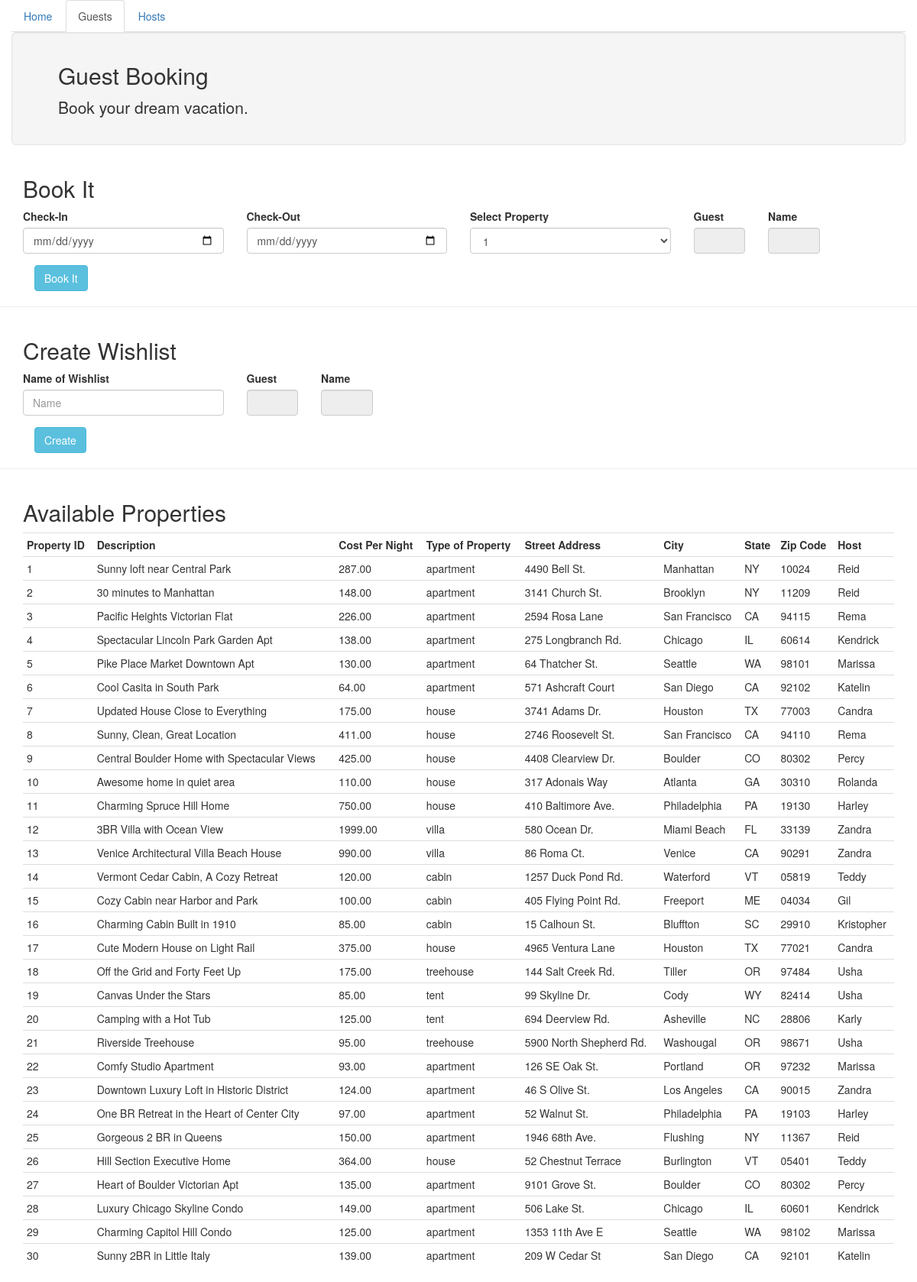
The page /book_it.php on the database its author committed.
### tables this page shows
CREATE TABLE `properties`(
	prop_id INT NOT NULL AUTO_INCREMENT,
	type_id INT,
	st_address VARCHAR(255) NOT NULL,
	city VARCHAR(255) NOT NULL,
	state VARCHAR(255) NOT NULL,
	zip VARCHAR(10) NOT NULL,
	daily_cost DECIMAL(7,2),
	description TEXT,
	host_id INT,
	PRIMARY KEY (prop_id),
	FOREIGN KEY (host_id) REFERENCES hosts (host_id),
	FOREIGN KEY (type_id) REFERENCES property_type (type_id),
	UNIQUE KEY (st_address, city, state, zip, daily_cost)
);

CREATE TABLE `property_type`(
	type_id INT NOT NULL AUTO_INCREMENT,
	name VARCHAR(255) NOT NULL,
	PRIMARY KEY (type_id),
	UNIQUE KEY (name)
);

CREATE TABLE `hosts`(
	host_id INT NOT NULL AUTO_INCREMENT,
	fname VARCHAR(255) NOT NULL,
	lname VARCHAR(255) NOT NULL,
	email VARCHAR(255) NOT NULL,
	PRIMARY KEY (host_id),
	UNIQUE KEY (fname, lname, email)
);

### book_it.php (the view, shortened to what this page needs)
<?php
$mysqli = new mysqli("oniddb.cws.oregonstate.edu", "depreyj-db", "hed5gVlymx3PJKO7", "depreyj-db");
if(!($stmt = $mysqli->prepare("INSERT INTO guests(fname, lname, email) VALUES (?, ?, ?)"))){
    echo "Prepare failed: "  . $stmt->errno . " " . $stmt->error;
}
?>
<!DOCTYPE html>
<html lang="en">
<head>
  <link rel="stylesheet" href="https://maxcdn.bootstrapcdn.com/bootstrap/3.3.7/css/bootstrap.min.css">
</head>
<div class="container-fluid">
    <div class="row">
        <div class="col-md-12">
            <ul class="nav nav-tabs">
                <li>
                    <a href="index.php">Home</a>
                </li>
                <li class="active">
                    <a href="guest.php">Guests</a>
                </li>
                <li>
                    <a href="host.php">Hosts</a>
                </li>
                    </ul>
            <div class="jumbotron well">
                <h2>
                    Guest Booking
                </h2>
                <p>
                    Book your dream vacation.
                </p>
            </div><span class="label label-default"></span>
        </div>
    </div>
</div>
<div class="container">
  <h2>Book It</h2>
  <form action="booked.php" method="post" role="form" class="form-horizontal">
    <div class="form-group">
      <div class="col-sm-3"><label>Check-In</label><input type="date" id="beg_date" name="beg_date" class="form-control"></div>
      <div class="col-sm-3"><label>Check-Out</label><input type="date" id="end_date" name="end_date" class="form-control"></div>
      <div class="col-sm-3"><label>Select Property</label>
      <select id="prop_id" name="prop_id" class="form-control">
          <?php
          if(!($stmt = $mysqli->prepare("SELECT prop_id
                                         FROM properties
                                         ORDER BY prop_id"))){
            echo "Prepare failed: "  . $stmt->errno . " " . $stmt->error;
          }
          if(!$stmt->execute()){
            echo "Execute failed: "  . $mysqli->connect_errno . " " . $mysqli->connect_error;
          }
          if(!$stmt->bind_result($prop_id)){
            echo "Bind failed: "  . $mysqli->connect_errno . " " . $mysqli->connect_error;
          }
          while($stmt->fetch()){
           echo '<option value=" '. $prop_id . ' "> ' . $prop_id . '</option>\n';
          }
          ?>
          </select>
        </div>
        <div class="col-sm-1"><label>Guest</label><input type="text" readonly="readonly" id="first_name" name="first_name" class="form-control" value=<?php echo $_POST['first_name']; ?> ></div>
        <div class="col-sm-1"><label>Name</label><input type="text" readonly="readonly" id="last_name" name="last_name" class="form-control" value=<?php echo $_POST['last_name']; ?> ></div>
    </div>
      <div class="col-sm-3">
        <button type="submit" class="btn btn-info pull-left">Book It</button>
      </div>
    </div>
  <hr>
<div class="container">
  <h2>Create Wishlist</h2>
  <form action="wishlist.php" method="post" role="form" class="form-horizontal">
    <div class="form-group">
        <div class="col-sm-3"><label>Name of Wishlist</label><input type="text" id="listname" name="listname" class="form-control" placeholder="Name"></div>
        <div class="col-sm-1"><label>Guest</label><input type="text" readonly="readonly" id="first_name" name="first_name" class="form-control" value=<?php echo $_POST['first_name']; ?> ></div>
        <div class="col-sm-1"><label>Name</label><input type="text" readonly="readonly" id="last_name" name="last_name" class="form-control" value=<?php echo $_POST['last_name']; ?> ></div>
    </div>
      <div class="col-sm-3">
        <button type="submit" class="btn btn-info pull-left">Create</button>
      </div>
    </div>
  <hr>
<div class="container">
    <h2>Available Properties</h2>
    <div class="table-responsive">
    <table class="table table-condensed">
        <tr>
            <th>Property ID</th>
            <th>Description</th>
            <th>Cost Per Night</th>
            <th>Type of Property</th>
            <th>Street Address</th>
            <th>City</th>
            <th>State</th>
            <th>Zip Code</th>
            <th>Host</th>
        </tr>
<?php
if(!($query = $mysqli->prepare("SELECT prop_id, description, daily_cost, pt.name AS type, st_address AS address, city, state, zip, h.fname AS host
    FROM properties p
    INNER JOIN property_type pt ON p.type_id= pt.type_id
    INNER JOIN hosts h ON p.host_id = h.host_id
    ORDER BY prop_id;"))){
    echo "Prepare failed: " . $mysqli->connect_errno . " " . $mysqli->connect_error;
}
if(!($query->execute())){
    echo "Execute failed: " . $mysqli->connect_errno . " " . $mysqli->connect_error;
}
if(!($query->bind_result($prop_id, $description, $daily_cost, $type, $address, $city, $state, $zip, $host))){
    "Bind failed: " . $mysqli->connect_errno . " " . $mysqli->connect_error;
}
while ($query->fetch()){
    echo "<tr>\n<td>" . $prop_id . "\n</td>\n<td>" . $description . "\n</td>\n<td>" . $daily_cost . "\n</td>\n<td>" . $type . "\n</td>\n<td>" . $address . "\n</td>\n<td>" . $city . "\n</td>\n<td>" . $state . "\n</td>\n<td>" . $zip . "\n</td>\n<td>" . $host . "\n</td>\n</tr>";
}
?>
    </table>
    </div>
</div>
</html>

### rows shown on the page
properties: prop_id "1", description "Sunny loft near Central Park", daily_cost "287.00", type.name "apartment", st_address "4490 Bell St.", city "Manhattan", state "NY", zip "10024", host.fname "Reid"
properties: prop_id "2", description "30 minutes to Manhattan", daily_cost "148.00", type.name "apartment", st_address "3141 Church St.", city "Brooklyn", state "NY", zip "11209", host.fname "Reid"
properties: prop_id "3", description "Pacific Heights Victorian Flat", daily_cost "226.00", type.name "apartment", st_address "2594 Rosa Lane", city "San Francisco", state "CA", zip "94115", host.fname "Rema"
properties: prop_id "4", description "Spectacular Lincoln Park Garden Apt", daily_cost "138.00", type.name "apartment", st_address "275 Longbranch Rd.", city "Chicago", state "IL", zip "60614", host.fname "Kendrick"
properties: prop_id "5", description "Pike Place Market Downtown Apt", daily_cost "130.00", type.name "apartment", st_address "64 Thatcher St.", city "Seattle", state "WA", zip "98101", host.fname "Marissa"
properties: prop_id "6", description "Cool Casita in South Park", daily_cost "64.00", type.name "apartment", st_address "571 Ashcraft Court", city "San Diego", state "CA", zip "92102", host.fname "Katelin"
properties: prop_id "7", description "Updated House Close to Everything", daily_cost "175.00", type.name "house", st_address "3741 Adams Dr.", city "Houston", state "TX", zip "77003", host.fname "Candra"
properties: prop_id "8", description "Sunny, Clean, Great Location", daily_cost "411.00", type.name "house", st_address "2746 Roosevelt St.", city "San Francisco", state "CA", zip "94110", host.fname "Rema"
properties: prop_id "9", description "Central Boulder Home with Spectacular Views", daily_cost "425.00", type.name "house", st_address "4408 Clearview Dr.", city "Boulder", state "CO", zip "80302", host.fname "Percy"
properties: prop_id "10", description "Awesome home in quiet area", daily_cost "110.00", type.name "house", st_address "317 Adonais Way", city "Atlanta", state "GA", zip "30310", host.fname "Rolanda"
properties: prop_id "11", description "Charming Spruce Hill Home", daily_cost "750.00", type.name "house", st_address "410 Baltimore Ave.", city "Philadelphia", state "PA", zip "19130", host.fname "Harley"
properties: prop_id "12", description "3BR Villa with Ocean View", daily_cost "1999.00", type.name "villa", st_address "580 Ocean Dr.", city "Miami Beach", state "FL", zip "33139", host.fname "Zandra"
properties: prop_id "13", description "Venice Architectural Villa Beach House", daily_cost "990.00", type.name "villa", st_address "86 Roma Ct.", city "Venice", state "CA", zip "90291", host.fname "Zandra"
properties: prop_id "14", description "Vermont Cedar Cabin, A Cozy Retreat", daily_cost "120.00", type.name "cabin", st_address "1257 Duck Pond Rd.", city "Waterford", state "VT", zip "05819", host.fname "Teddy"
properties: prop_id "15", description "Cozy Cabin near Harbor and Park", daily_cost "100.00", type.name "cabin", st_address "405 Flying Point Rd.", city "Freeport", state "ME", zip "04034", host.fname "Gil"
properties: prop_id "16", description "Charming Cabin Built in 1910", daily_cost "85.00", type.name "cabin", st_address "15 Calhoun St.", city "Bluffton", state "SC", zip "29910", host.fname "Kristopher"
properties: prop_id "17", description "Cute Modern House on Light Rail", daily_cost "375.00", type.name "house", st_address "4965 Ventura Lane", city "Houston", state "TX", zip "77021", host.fname "Candra"
properties: prop_id "18", description "Off the Grid and Forty Feet Up", daily_cost "175.00", type.name "treehouse", st_address "144 Salt Creek Rd.", city "Tiller", state "OR", zip "97484", host.fname "Usha"
properties: prop_id "19", description "Canvas Under the Stars", daily_cost "85.00", type.name "tent", st_address "99 Skyline Dr.", city "Cody", state "WY", zip "82414", host.fname "Usha"
properties: prop_id "20", description "Camping with a Hot Tub", daily_cost "125.00", type.name "tent", st_address "694 Deerview Rd.", city "Asheville", state "NC", zip "28806", host.fname "Karly"
properties: prop_id "21", description "Riverside Treehouse", daily_cost "95.00", type.name "treehouse", st_address "5900 North Shepherd Rd.", city "Washougal", state "OR", zip "98671", host.fname "Usha"
properties: prop_id "22", description "Comfy Studio Apartment", daily_cost "93.00", type.name "apartment", st_address "126 SE Oak St.", city "Portland", state "OR", zip "97232", host.fname "Marissa"
properties: prop_id "23", description "Downtown Luxury Loft in Historic District", daily_cost "124.00", type.name "apartment", st_address "46 S Olive St.", city "Los Angeles", state "CA", zip "90015", host.fname "Zandra"
properties: prop_id "24", description "One BR Retreat in the Heart of Center City", daily_cost "97.00", type.name "apartment", st_address "52 Walnut St.", city "Philadelphia", state "PA", zip "19103", host.fname "Harley"
properties: prop_id "25", description "Gorgeous 2 BR in Queens", daily_cost "150.00", type.name "apartment", st_address "1946 68th Ave.", city "Flushing", state "NY", zip "11367", host.fname "Reid"
properties: prop_id "26", description "Hill Section Executive Home", daily_cost "364.00", type.name "house", st_address "52 Chestnut Terrace", city "Burlington", state "VT", zip "05401", host.fname "Teddy"
properties: prop_id "27", description "Heart of Boulder Victorian Apt", daily_cost "135.00", type.name "apartment", st_address "9101 Grove St.", city "Boulder", state "CO", zip "80302", host.fname "Percy"
properties: prop_id "28", description "Luxury Chicago Skyline Condo", daily_cost "149.00", type.name "apartment", st_address "506 Lake St.", city "Chicago", state "IL", zip "60601", host.fname "Kendrick"
properties: prop_id "29", description "Charming Capitol Hill Condo", daily_cost "125.00", type.name "apartment", st_address "1353 11th Ave E", city "Seattle", state "WA", zip "98102", host.fname "Marissa"
properties: prop_id "30", description "Sunny 2BR in Little Italy", daily_cost "139.00", type.name "apartment", st_address "209 W Cedar St", city "San Diego", state "CA", zip "92101", host.fname "Katelin"

### other values the page prints
form field prop_id "1"
